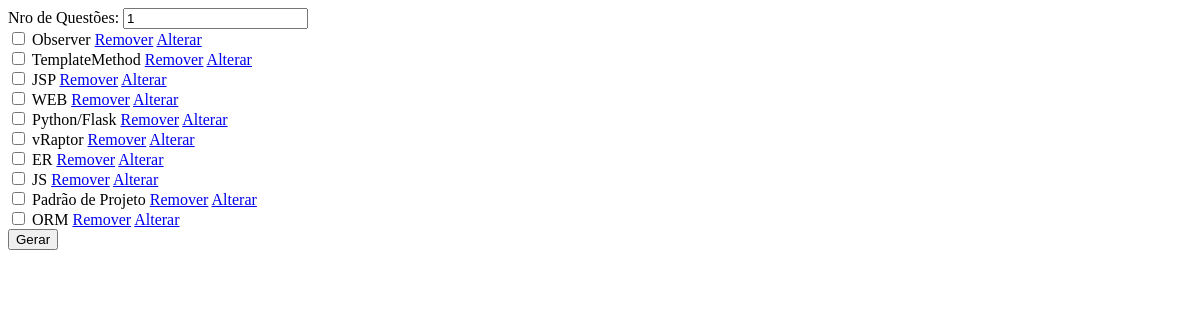
Before: / with the older database file.
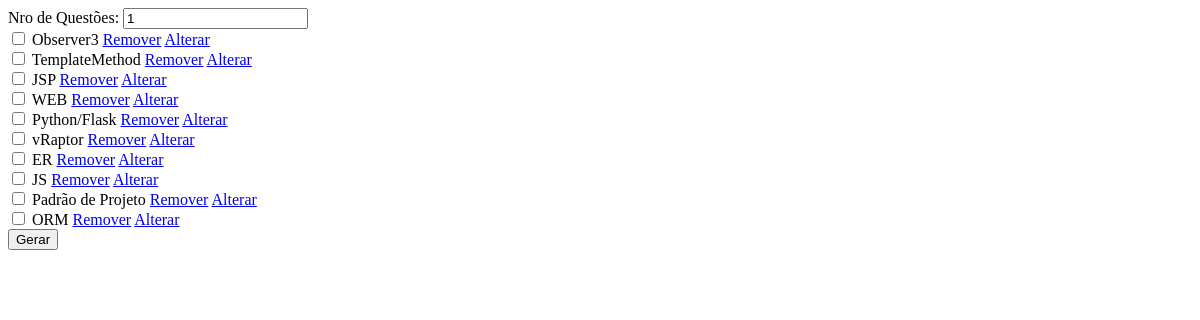
After: the same page with the newer database file.
### tables this page shows
CREATE TABLE tags (
    id INTEGER PRIMARY KEY AUTOINCREMENT,
    tag text
);

### main.py (the view)
@app.route("/")
def index():
    conn = sqlite3.connect("database.db")
    cur = conn.cursor()
    cur.execute("SELECT * FROM tags")
    vetTag = cur.fetchall()
    cur.close()
    conn.close()
    return render_template('index.html', vetTag=vetTag)

### templates/index.html
<form method="post" action="/gerar">
    Nro de Questões: <input type="number" value="1" name="nro_questao"> <br>
    {% for tag in vetTag %}
        <input name="tags" type="checkbox" value="{{tag[0]}}"> {{tag[1]}} <a href="/remover_tag/{{tag[0]}}">Remover</a>
        <a href="/tela_alterar_tag/{{tag[0]}}">Alterar</a>
        <br>
    {% endfor %}
    <input type="submit" value="Gerar">
</form>

Changed rows visible on the page:
changed tags: tag "Observer" → "Observer3"
